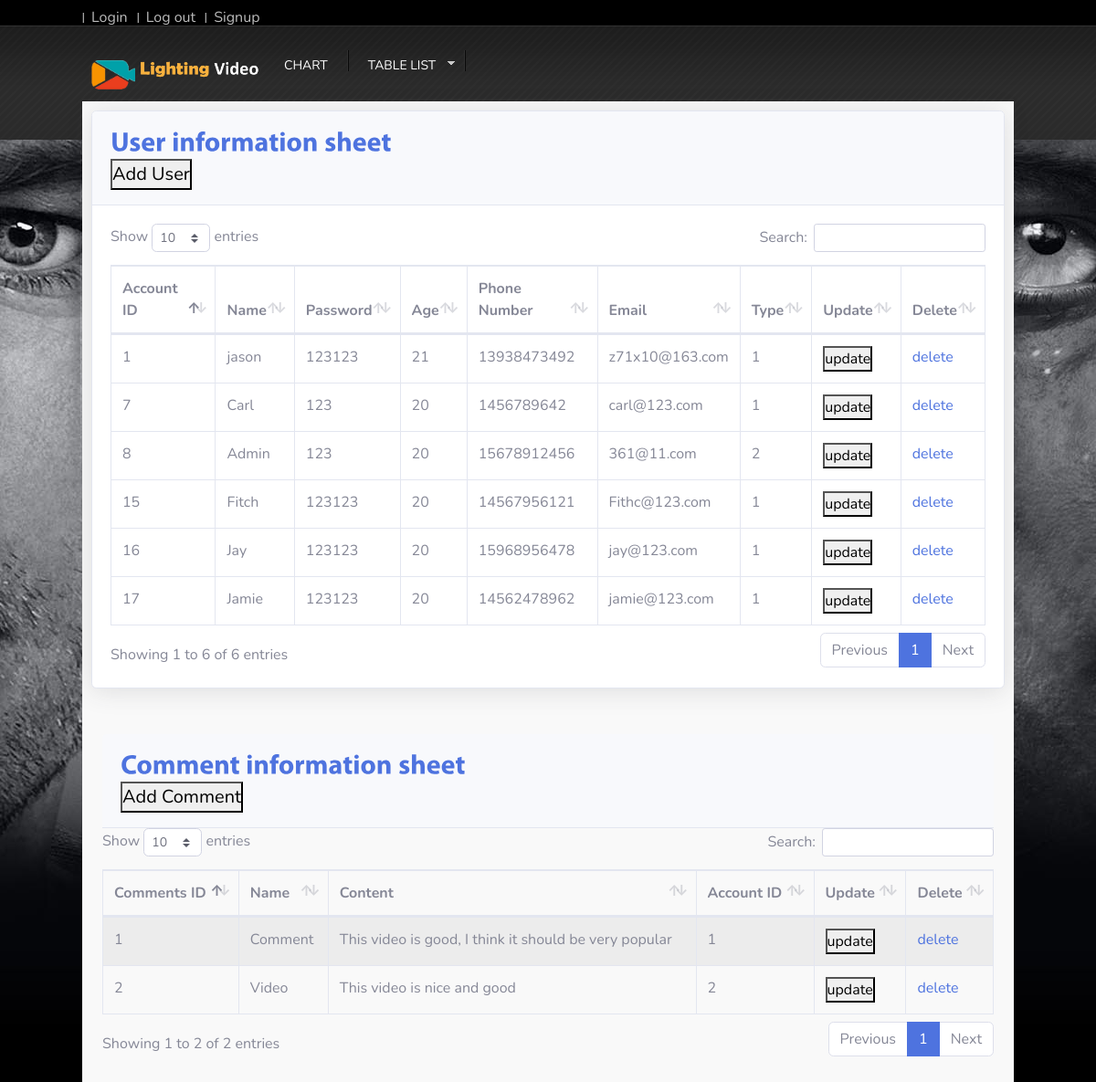
/admin/a_c_table.php (signed in), run on the app's committed database.
### tables this page shows
CREATE TABLE `accounts` (
  `ac_id` int(20) NOT NULL,
  `ac_name` varchar(30) NOT NULL,
  `ac_password` varchar(20) NOT NULL,
  `ac_age` int(3) NOT NULL,
  `ac_phone` varchar(33) NOT NULL,
  `ac_email` varchar(30) NOT NULL,
  `ac_type` varchar(10) NOT NULL
);

CREATE TABLE `comments` (
  `cm_id` int(20) NOT NULL,
  `cm_name` varchar(30) NOT NULL,
  `cm_contents` text NOT NULL,
  `ac_id` int(20) NOT NULL
);

### admin/a_c_table.php (the view, shortened to what this page needs)
<?php
require_once('../includes/head.php');
require_once('../includes/adminhead.php');
?>
<html lang="en">
<link href="css/button.css" rel="stylesheet">
<head>
</head>
<body>
        <div id="content_sec">
<div class="card shadow mb-4">
  <div class="card-header py-3">
    <h6 class="m-0 font-weight-bold text-primary">User information sheet</h6>
<button data-toggle="modal" data-target="#adduser">Add User</button>
  </div>
  <div class="card-body">
    <div class="table-responsive">
      <table class="table table-bordered" id="dataTable" width="100%" cellspacing="0">
        <?php
        $query = "SELECT * ";
        $query .= "FROM accounts";
        $result = mysqli_query($connection, $query);
        ?>
<thead>
         <tr>
           <th>Account ID</th>
            <th>Name</th>
            <th>Password</th>
            <th>Age</th>
            <th>Phone Number</th>
            <th>Email</th>
            <th>Type</th>
            <th>Update</th>
            <th>Delete</th>
          </tr>
    </thead>
      <tbody>
      <?php
        while ($row = mysqli_fetch_array($result)) {
            echo "<tr>";
            echo "<td>" . $row["ac_id"] . "</td>";
            echo "<td>" . $row["ac_name"] . "</td>";
            echo "<td>" . $row["ac_password"] . "</td>";
            echo "<td>" . $row["ac_age"] . "</td>";
            echo "<td>" . $row["ac_phone"] . "</td>";
            echo "<td>" . $row["ac_email"] . "</td>";
            echo "<td>" . $row["ac_type"] . "</td>";
            echo "<td><button data-toggle='modal' data-target='#updateuser'>update</buttone></td>";
            echo "<td><a class='text' href='deleteuser.php?ac_id=" . $row["ac_id"] . "'>delete</a></td>";
            echo "</tr>";
        }
         ?>
         </tbody>
      </table>
    </div>
  </div>
  </div>
<div class="table">
            <div class="col-lg-12">
                <div class="panel panel-default">
                    <div class="card-header py-3">
    <h6 class="m-0 font-weight-bold text-primary">Comment information sheet</h6>
    <button data-toggle="modal" data-target="#addcm">Add Comment</button>
  </div>
                    <div class="panel-body">
          <table width="100%" class="table table-striped table-bordered table-hover" id="dataTables-example">
         <?php
        $query = "SELECT * ";
        $query .= "FROM comments";
        $result = mysqli_query($connection, $query);
        ?>
<thead>
         <tr>
           <th>Comments ID</th>
            <th>Name</th>
            <th>Content</th>
            <th>Account ID</th>
            <th>Update</th>
            <th>Delete</th>
          </tr>
    </thead>
      <tbody>
      <?php
        while ($row = mysqli_fetch_array($result)) {
            echo "<tr>";
            echo "<td>" . $row["cm_id"] . "</td>";
            echo "<td>" . $row["cm_name"] . "</td>";
            echo "<td>" . $row["cm_contents"] . "</td>";
            echo "<td>" . $row["ac_id"] . "</td>";
            echo "<td><button data-toggle='modal' data-target='#updatecm'>update</buttone></td>";
            echo "<td><a class='text' href='deletecm.php?cm_id=" . $row["cm_id"] . "'>delete</a></td>";
            echo "</tr>";
        }
         ?>
         </tbody>
      </table>
    </div>
  </div>
</div>
</div>

### css/login.css (style rules this page uses)
body { background-color: black !important; background-image: url(../images/bigbg1.jpg); }

### css/style.css (style rules this page uses)
* { padding: 0px; margin: 0px; }
body { min-height: 1000px; background-image: url(../images/bg2.jpg); background-repeat: no-repeat; background-position: 50% 50px; background-color: #000; font-family: Verdana, Geneva, sans-serif; font-size: 11px; color: #666; }
a { text-decoration: none; outline: none; color: #666; }
h6 { font-size: 12px; font-weight: normal; }
#content_sec { min-height: 1000px; position:relative; width: 1020px; height: 100%; float: left; background-color: #f9f9f9; border: #f9f9f9 solid 10px; }

### css/button.css (style rules this page uses)
.table { width: 100%; }

### data on the page
accounts: ac_id "1", ac_name "jason", ac_password "123123", ac_age "21", ac_phone "13938473492", ac_email "z71x10@163.com", ac_type "1"
accounts: ac_id "7", ac_name "Carl", ac_password "123", ac_age "20", ac_phone "1456789642", ac_email "carl@123.com", ac_type "1"
accounts: ac_id "8", ac_name "Admin", ac_password "123", ac_age "20", ac_phone "15678912456", ac_email "361@11.com", ac_type "2"
accounts: ac_id "15", ac_name "Fitch", ac_password "123123", ac_age "20", ac_phone "14567956121", ac_email "Fithc@123.com", ac_type "1"
accounts: ac_id "16", ac_name "Jay", ac_password "123123", ac_age "20", ac_phone "15968956478", ac_email "jay@123.com", ac_type "1"
accounts: ac_id "17", ac_name "Jamie", ac_password "123123", ac_age "20", ac_phone "14562478962", ac_email "jamie@123.com", ac_type "1"
comments: cm_id "1", cm_name "Comment", cm_contents "This video is good, I think it should be very popular", ac "1"
comments: cm_id "2", cm_name "Video", cm_contents "This video is nice and good", ac "2"
